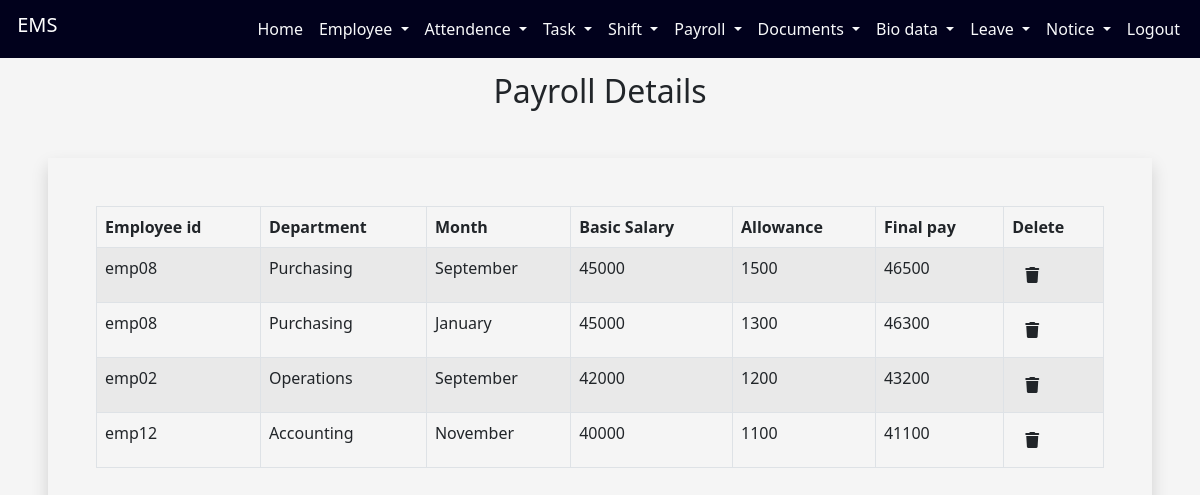
The app's page /employeeapp/payrolldetails/ with its own data.
### employeeapp/models.py (models this page shows, shortened)
class payrollmodel(models.Model):
    Month=(('January','January'),
           ('February', 'February'),
           ('March', 'March'),
           ('April', 'April'),
           ('May', 'May'),
           ('June', 'June'),
           ('July', 'July'),
           ('August', 'August'),
           ('September', 'September'),
           ('October', 'October'),
           ('November', 'November'),
           ('December', 'December'),
           )
    employeeid = models.IntegerField()
    department = models.CharField(max_length=50)
    empid = models.CharField(max_length=10)
    basicsalary=models.IntegerField()
    allowance=models.IntegerField()
    month=models.CharField(max_length=50, choices=Month)

### employeeapp/views.py (the view)
# urls.py: path('payrolldetails/',payrolldetail),
def payrolldetail(request):
    a = payrollmodel.objects.all()
    emid = []
    dep = []
    mnth = []
    bsly = []
    allw=[]
    fipy=[]
    eip=[]
    for i in a:
        id=i.id
        eip.append(id)
        eid = i.empid
        emid.append(eid)
        dp = i.department
        dep.append(dp)
        mt=i.month
        mnth.append(mt)
        bs=i.basicsalary
        bsly.append(bs)
        al=i.allowance
        allw.append(al)
        fp = bs + al
        fipy.append(fp)
    mylist = zip( emid,  dep, mnth, bsly, allw, fipy,eip)
    return render(request,"payrolldetail.html",{'mylist':mylist})

### employeeapp/templates/payrolldetail.html (shortened to what this page needs)
<!DOCTYPE html>
<html lang="en">
{% load static %}
<head>
  <link href="https://cdn.jsdelivr.net/npm/bootstrap@5.0.2/dist/css/bootstrap.min.css" rel="stylesheet">
</head>
<body style="background-color: whitesmoke;">
<div class="container-fluid">
            <nav class="navbar navbar-expand-lg fixed-top ">
                <div class="container-fluid">
                  <h1 class="navbar-brand"  id="h">&nbsp;EMS</h1>
                  <div class="d-flex">
                  <div class="collapse navbar-collapse" id="navbarSupportedContent">
                <ul class="navbar-nav me-auto mb-2 mb-lg-0">
                            <li class="nav-item">
                              <a class="nav-link text-light" href="http://127.0.0.1:8000/employeeapp/adminprofile/">Home</a>
                            </li>
                            <li class="nav-item dropdown">
                                <a class="nav-link text-light dropdown-toggle" href="#" id="navbarDropdown" role="button" data-bs-toggle="dropdown" aria-expanded="false">
                                  Employee
                                </a>
                              </li>
                              <li class="nav-item dropdown">
                                <a class="nav-link text-light dropdown-toggle" href="#" id="navbarDropdown" role="button" data-bs-toggle="dropdown" aria-expanded="false">
                                  Attendence
                                </a>
                              </li>
                              <li class="nav-item dropdown">
                                <a class="nav-link text-light dropdown-toggle" href="#" id="navbarDropdown" role="button" data-bs-toggle="dropdown" aria-expanded="false">
                                  Task
                                </a>
                              </li>
                              <li class="nav-item dropdown">
                                <a class="nav-link text-light dropdown-toggle" href="#" id="navbarDropdown" role="button" data-bs-toggle="dropdown" aria-expanded="false">
                                  Shift
                                </a>
                              </li>
                              <li class="nav-item dropdown">
                                <a class="nav-link text-light dropdown-toggle" href="#" id="navbarDropdown" role="button" data-bs-toggle="dropdown" aria-expanded="false">
                                  Payroll
                                </a>
                              </li>
                              <li class="nav-item dropdown">
                                <a class="nav-link text-light dropdown-toggle" href="#" id="navbarDropdown" role="button" data-bs-toggle="dropdown" aria-expanded="false">
                                 Documents
                                </a>
                              </li>
                           <li class="nav-item dropdown">
                                <a class="nav-link text-light dropdown-toggle" href="#" id="navbarDropdown" role="button" data-bs-toggle="dropdown" aria-expanded="false">
                                 Bio data
                                </a>
                              </li>
                              <li class="nav-item dropdown">
                                <a class="nav-link text-light dropdown-toggle" href="#" id="navbarDropdown" role="button" data-bs-toggle="dropdown" aria-expanded="false">
                                 Leave
                                </a>
                              </li>
                              <li class="nav-item dropdown">
                                <a class="nav-link text-light dropdown-toggle" href="#" id="navbarDropdown" role="button" data-bs-toggle="dropdown" aria-expanded="false">
                                 Notice
                                </a>
                              </li>
                            <li class="nav-item">
                              <a class="nav-link text-light" href="http://127.0.0.1:8000/employeeapp/adminlogout/">Logout</a>
                            </li>
                          </ul>
                      </div>
                      </div>
                 </div>
        </nav>
        </div> <br><br><br>
<div class="container">
  <h2 align="center" style="font-family:'Segoe UI', Tahoma, Geneva, Verdana, sans-serif">Payroll Details</h2>
</div>
<div class="shadow m-5 p-5" style="overflow: auto">
<table class="table table-hover table-condensed table-striped table-bordered">
      <thead>
        <tr>
          <th>Employee id</th>
         <th>Department</th>
          <th>Month</th>
          <th>Basic Salary</th>
          <th>Allowance</th>
            <th>Final pay</th>
            <th>Delete</th>
        </tr>
      </thead>
      <tbody>
{% for i,j,k,l,m,n,o in mylist %}
        <tr>
          <td>{{i}}</td>
          <td>{{j}}</td>
          <td>{{k}}</td>
           <td>{{l}}</td>
           <td>{{m}}</td>
          <td>{{n}}</td>
            <td> <a href="http://127.0.0.1:8000/employeeapp/payrolldelete/{{o}}" class="btn" style="text-decoration:none;"><i class="fa-solid fa-trash"></i></a></td>
        </tr>
{% endfor %}
      </tbody>
    </table>
    </div>
  </body>
</html>

### employeeapp/templates/payrolldetail.html (style rules this page uses)
.navbar { background-color:rgb(1, 1, 28); }
#h { color:white; }

### records on screen
payrollmodel: mylist "emp08", mylist "Purchasing", mylist "September"
payrollmodel: mylist "emp08", mylist "Purchasing", mylist "January"
payrollmodel: mylist "emp02", mylist "Operations", mylist "September"
payrollmodel: mylist "emp12", mylist "Accounting", mylist "November"

### other values on screen
{{ l }} "45000" "45000" "42000" "40000"
{{ m }} "1500" "1300" "1200" "1100"
{{ n }} "46500" "46300" "43200" "41100"
